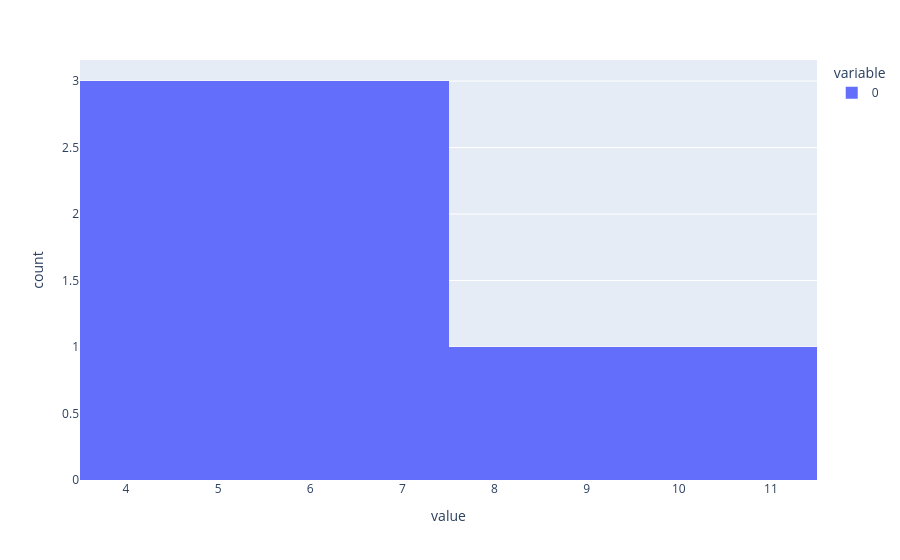

This figure's notebook cell:
### Code cell
x = [4,5,5,6,7,7,9,10]
bin = 2
px.histogram(data_frame = x)

### Figure 1 — Plotly figure (JSON) as saved in the notebook; plotly's stock layout.template omitted (floating-point values rounded to 4 significant figures)
{"data": [{"alignmentgroup": "True", "bingroup": "x", "hovertemplate": "variable=0<br>value=%{x}<br>count=%{y}<extra></extra>", "legendgroup": "0", "marker": {"color": "#636efa", "pattern": {"shape": ""}}, "name": "0", "offsetgroup": "0", "orientation": "v", "showlegend": true, "type": "histogram", "x": [4, 5, 5, 6, 7, 7, 9, 10], "xaxis": "x", "yaxis": "y"}], "layout": {"barmode": "relative", "legend": {"title": {"text": "variable"}, "tracegroupgap": 0}, "margin": {"t": 60}, "xaxis": {"anchor": "y", "domain": [0, 1], "title": {"text": "value"}}, "yaxis": {"anchor": "x", "domain": [0, 1], "title": {"text": "count"}}}}
